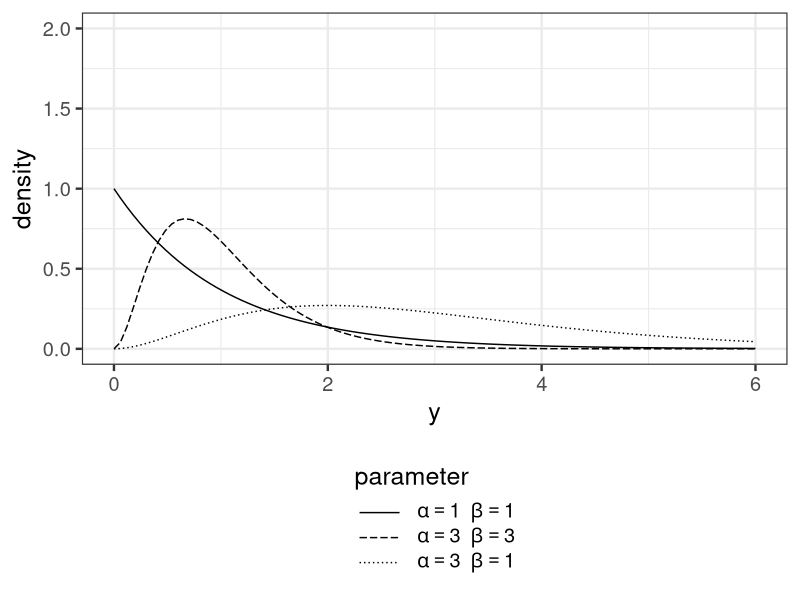
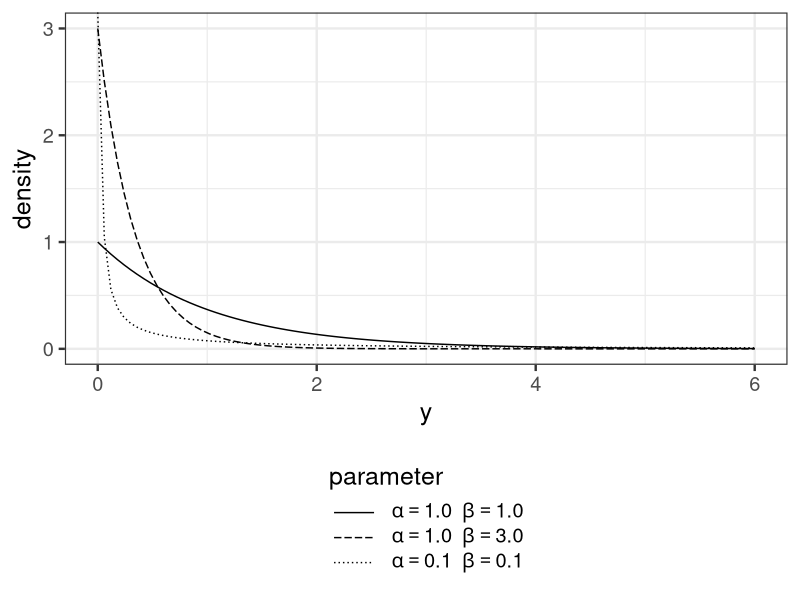

The R source for these figures, in order:
library(ggplot2)

d_para <- data.frame(a=c(1, 3, 3), b=c(1, 3, 1), gr=letters[1:3])
my_labs <- parse(text=sprintf('alpha==%.0f~~beta==%.0f', d_para$a, d_para$b))

p <- ggplot(data.frame(X=c(0, 6)), aes(x=X)) +
  theme_bw(base_size=18) +
  theme(legend.position='bottom', legend.direction ='vertical', legend.key.width=grid::unit(2.5,'line')) +
  mapply(
    function(a, b, co) stat_function(fun=dgamma, args=list(shape=a, rate=b), aes_q(linetype=co)),
    d_para$a, d_para$b, d_para$gr
  ) +
  scale_linetype_manual('parameter', values=c('solid', '52', '12'), labels=my_labs) +
  labs(x='y', y='density') +
  scale_x_continuous(limit=c(0, 6)) +
  scale_y_continuous(limit=c(0, 2))
ggsave(file='output/fig6-9-left.png', plot=p, dpi=300, w=4, h=4.5)


d_para <- data.frame(a=c(1.0, 1.0, 0.1), b=c(1.0, 3.0, 0.1), gr=letters[1:3])
my_labs <- parse(text=sprintf('alpha=="%.1f"~~beta=="%.1f"', d_para$a, d_para$b))

p <- ggplot(data.frame(X=c(0, 6)), aes(x=X)) +
  theme_bw(base_size=18) +
  theme(legend.position='bottom', legend.direction ='vertical', legend.key.width=grid::unit(2.5,'line')) +
  mapply(
    function(a, b, co) stat_function(fun=dgamma, args=list(shape=a, rate=b), aes_q(linetype=co)),
    d_para$a, d_para$b, d_para$gr
  ) +
  scale_linetype_manual('parameter', values=c('solid', '52', '12'), labels=my_labs) +
  labs(x='y', y='density') +
  scale_x_continuous(limit=c(0, 6)) +
  scale_y_continuous(limit=c(0, 3))
ggsave(file='output/fig6-9-right.png', plot=p, dpi=300, w=4, h=4.5)
